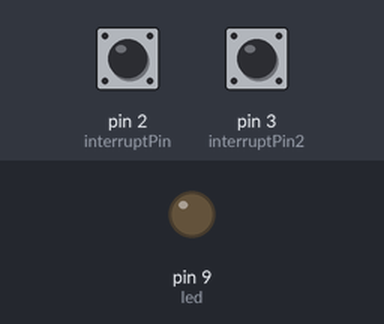
Bench run of a sketch on a simulated Arduino Uno, built with avr-gcc and run on an emulated ATmega328P. Parts: output pins drawn as LEDs (lit = HIGH). The test bench sets the inputs (shaded band); at power-on: pin 2 (interruptPin) HIGH, pin 3 (interruptPin2) HIGH.

Above: at 1.2 s.
1.3 s: pin 2 (interruptPin) pulled LOW for 0.15 s
At 2.5 s:
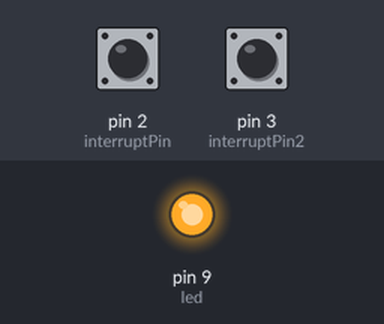
2.9 s: pin 3 (interruptPin2) pulled LOW for 0.15 s
At 3.8 s:
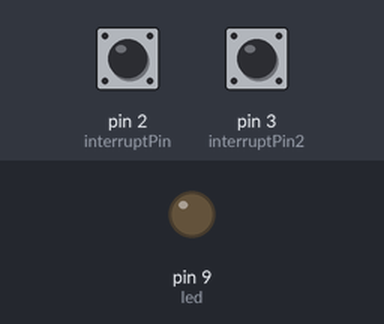
4.5 s: pin 2 (interruptPin) pulled LOW for 1 s
At 5.0 s:
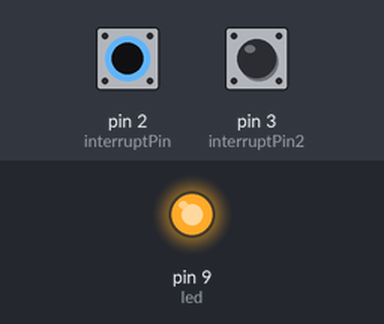
Timing chart, 0 to 7.5 s (numbered marks = the images above; inputs shaded):
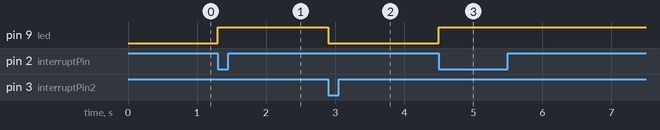

The sketch:

2-interrupts.ino
```cpp
const int led = 9;

const int interruptPin = 2;
const int interruptPin2 = 3;

bool state = LOW;


void setup() {
pinMode(led, OUTPUT);
pinMode(interruptPin, INPUT_PULLUP);
pinMode(interruptPin2, INPUT_PULLUP);


attachInterrupt(digitalPinToInterrupt(interruptPin), blink, FALLING);
attachInterrupt(digitalPinToInterrupt(interruptPin2), blink2, FALLING);


}

void loop() {
digitalWrite(led, state);

}
void blink(){
  state = 1;
}
void blink2(){
  state = 0;
}
```

Measured:
- after the input at 1.3 s, pin 9 (led): LOW → HIGH at once
- after the input at 2.9 s, pin 9 (led): HIGH → LOW at once
- after the input at 4.5 s, pin 9 (led): LOW → HIGH at once
